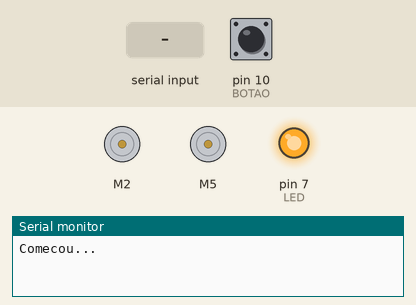
Recording of a sketch running on a simulated Arduino Uno, built with avr-gcc and run on an emulated ATmega328P. Shown: 2 × DC motor (green arrow = forward, orange = backward, longer = faster), output pins drawn as LEDs (lit = HIGH), the last lines printed to the serial monitor. The inputs (shaded band) are chosen by the test bench; at power-on: pin 10 (BOTAO) HIGH.

Above: at 1.01 s.
1.1 s: pin 10 (BOTAO) pulled LOW for 0.25 s
At 2.1 s:
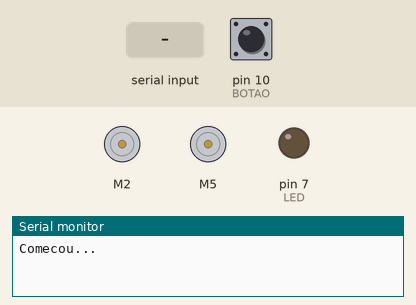
2.8 s: "1" received over the second serial link
At 3.7 s:
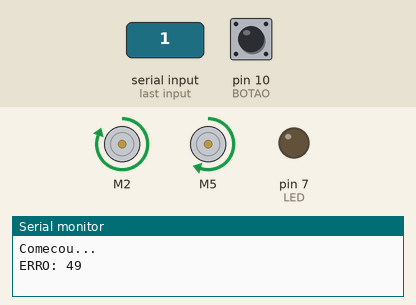
4.7 s: "0" received over the second serial link
At 6.1 s:
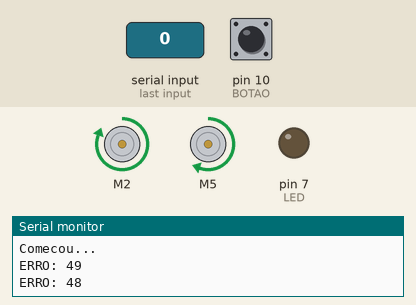
Timing chart, 0 to 7.7 s (numbered marks = the images above; inputs shaded):
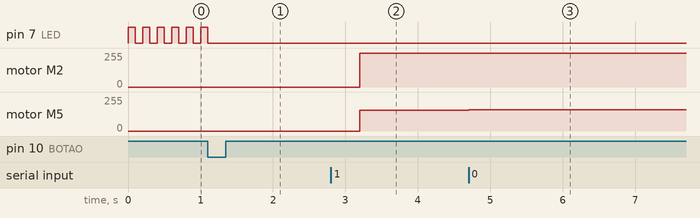

Measured:
- after the input at 1.1 s, pin 7 (LED): goes on until 1.1 s, then stays LOW
- after the input at 2.8 s, motor M2: stopped → forward 255/255 after 0.40 s; motor M5: stopped → forward 157/255 after 0.40 s
- after the input at 4.7 s, motor M5: forward 157/255 → forward 159/255 at once

The sketch:

seguidor.ino
```cpp
#include "sensorLinhaPro.h"
#include <L298N.h>

#define BOTAO 10
#define LED 7
#define APERTADO LOW
#define PINO_CONTADOR_VOLTA 4
#define MARCACOES_TOTAIS 4
#define LEITURA_LINHA_PRA_CONSIDERAR_MARCACAO 2
#define CONSIDERADO_BRANCO LOW

uint16_t contadorMarcacao = 0;
uint8_t quantidadeMarcacoes = 0;
uint8_t ledAceso = 0;

// MOTORES
 #define ESQ_T 1 // ESQUERDA TRAS
 #define ESQ_F 2 // ESQUERDA FRENTE
 #define ESQ_PWM 3 // ESQUERDA PWM
 #define DIR_T 4 // DIREITA TRAS
 #define DIR_F 5 // DIREITA FRENTE
 #define DIR_PWM 6 // DIREITA PWM

L298N motorEsq(ESQ_PWM, ESQ_F, ESQ_T);
L298N motorDir(DIR_PWM, DIR_F, DIR_T);

void inciarMotores(int velEsq, int velDir);

//algoritmo PID
int erro = 0;
float Kp = 2;//2---;4
float Kd = 0;//0---;0
int erroAnterior;
int potenciaMotorDireito;
int potenciaMotorEsquerdo;
int velocidade = 255;//255----;500

//RX-TX
SensorLinhaPro sensor;

void setup(){
	pinMode(BOTAO,INPUT_PULLUP);

	pinMode(LED,OUTPUT);
  pinMode(PINO_CONTADOR_VOLTA, INPUT);

    Serial.begin(9600); //38400
    Serial.println("Comecou...");
    sensor.begin(12,13);

    if(digitalRead(BOTAO) == APERTADO){
        while(digitalRead(BOTAO) == APERTADO){//espero desapertar
            //vou piscar o led
            digitalWrite(LED,HIGH);
            delay(200);
            digitalWrite(LED,LOW);
            delay(200);
        }

        while(digitalRead(BOTAO) != APERTADO){//espero apertar e fico piscando
            digitalWrite(LED,HIGH);
            delay(100);
            digitalWrite(LED,LOW);
            delay(100);
        }
        delay(2000);
        sensor.calibraFora();

        while(digitalRead(BOTAO) != APERTADO){//espero apertar e fico piscando
            digitalWrite(LED,HIGH);
            delay(100);
            digitalWrite(LED,LOW);
            delay(100);
        }
        delay(2000);
        sensor.calibraLinha();


    }

	//espera o botao ser apertado pra começar a correr
	while(digitalRead(BOTAO) != APERTADO){//espero apertar e fico piscando
            digitalWrite(LED,HIGH);
            delay(100);
            digitalWrite(LED,LOW);
            delay(100);
  }

  TCCR1A = 0b10100001; //clear on compare / fast pwm
  TCCR1B = 0b00001100;
  OCR1A = 0;
  //digitalWrite(MOTOR1_PINO2, LOW);
  OCR1B = 0;
  //digitalWrite(MOTOR2_PINO2, LOW);
	//pinMode(MOTOR1_PINO1_PWM, OUTPUT);
	//pinMode(MOTOR2_PINO1_PWM, OUTPUT);
	//digitalWrite(MOTOR2_PINO1_PWM , LOW);
	//digitalWrite(MOTOR2_PINO1_PWM , LOW);
  delay(2000);
	/*while(1){
    //digitalWrite(MOTOR2_PINO2, LOW);
    //digitalWrite(MOTOR2_PINO1_PWM, HIGH);
		setMotorSpeed(40,40);
		delay(3000);
		setMotorSpeed(-40,-40);
    //digitalWrite(MOTOR2_PINO2, HIGH);
    //digitalWrite(MOTOR2_PINO1_PWM, LOW);
		delay(3000);
	}*/
  /*while(1){
    Serial.println(digitalRead(PINO_CONTADOR_VOLTA));
    delay(100);
  }
  */
}

void loop(){
    if(sensor.le()){
        erro = sensor.getValor();

        Serial.print("ERRO: ");
        Serial.println(erro);

		//return;
		potenciaMotorDireito = velocidade - ((int)((erro*Kp) + Kd*(erro - erroAnterior)));
		potenciaMotorEsquerdo = velocidade + ((int)((erro*Kp) + Kd*(erro - erroAnterior)));
		erroAnterior = erro;

    /*
    uint8_t leituraDigital = digitalRead(PINO_CONTADOR_VOLTA);
      //Serial.println(leituraAnalogica);
      if(leituraDigital == CONSIDERADO_BRANCO){
        contadorMarcacao++;
      }else{
        contadorMarcacao=0;
      }
      if(contadorMarcacao == LEITURA_LINHA_PRA_CONSIDERAR_MARCACAO){
        Serial.println("detectei");
        //delay(300);
        //toma acao
        quantidadeMarcacoes++;
          if(quantidadeMarcacoes==MARCACOES_TOTAIS){
            while(1){
              setMotorSpeed(0, 0);
              digitalWrite(LED,HIGH);
              delay(200);
              digitalWrite(LED,LOW);
              delay(200);
            }
          }
        ledAceso = 200;
        digitalWrite(LED,HIGH);
      }
        ledAceso--;
        if(ledAceso <= 0){
          ledAceso = 0;
          digitalWrite(LED, LOW);
        }
        delay(1);
      */

	inciarMotores(potenciaMotorEsquerdo, potenciaMotorDireito);

	}
}

void inciarMotores(int velEsq, int velDir){

  if (velEsq>255) velEsq = 255;
  else if (velEsq<-255) velEsq = -255;

  if (velDir>255) velDir = 255;
  else if (velDir<-255) velDir = -255;

  motorEsq.setSpeed(abs(velEsq));
  motorDir.setSpeed(abs(velDir));

  if(velEsq>=0) motorEsq.forward();
  else if(velEsq<0) motorEsq.backward();

  if(velDir>=0) motorDir.forward();
  else if(velDir<0) motorDir.backward();
 /*
  if(velEsq>=0){
    if (velEsq>255) velEsq = 255;
    velEsq = map(velEsq, 0, 255, 100, 255);
    motorEsq.setSpeed(abs(velEsq));
    motorEsq.forward();
  }
  else if(velEsq<0){
    if (velEsq<-255) velEsq = -255;
    velEsq = map(velEsq, -255, 0, -255, -100);
    motorEsq.setSpeed(abs(velEsq));
    motorEsq.backward();
  }
  if(velDir>=0){
    motorDir.forward();
    if (velDir>255) velDir = 255;
    velDir = map(velDir, 0, 255, 100, 255);
    motorDir.setSpeed(abs(velDir));
    motorDir.forward();
  }
  else if(velDir<0){
    if (velDir<-255) velDir = -255;
    velDir = map(velDir, -255, 0, -255, -100);
    motorDir.setSpeed(abs(velDir));
    motorDir.backward();
  }
  /*
  Serial.print("   ");
  Serial.print(velEsq);
  Serial.print(" || ");
  Serial.println(velDir);
  */
}
```

sensorLinhaPro.cpp
```cpp
#include "arduino.h"
#include "sensorLinhaPro.h"


SensorLinhaPro::SensorLinhaPro()
{
}


SensorLinhaPro::~SensorLinhaPro()
{
    sf->end();
}


void SensorLinhaPro::begin(uint8_t receivePin, uint8_t transmitPin)
{
    //sf = new EspSoftwareSerial::UART(receivePin,transmitPin);
    //sf->begin(38400);
    #ifdef AVR
        this->sf = new SoftwareSerial(receivePin, transmitPin);
        sf->begin(38400);
    #endif
    #ifdef ESP32
        this->sf = new EspSoftwareSerial::UART();
        sf->begin(38400, SWSERIAL_8N1, receivePin, transmitPin, false);
    #endif
}
bool SensorLinhaPro::le(){
    uint8_t temp;
    if(sf->available()){
        while(sf->available()){
            temp = sf->read();
        }
    }else{
        return false;
    }
    this->valor = temp;
    return true;
}


int8_t SensorLinhaPro::getValor(){
    return this->valor;
}

void SensorLinhaPro::calibraFora(){
    sf->write("FFF",3);
    delay(2000);
}

void SensorLinhaPro::calibraLinha(){
    sf->write("WWW",3);
    delay(8000);
}
void SensorLinhaPro::testeSensor(){
    sf->write("TTT", 3);
}

void SensorLinhaPro::alteraModo(uint8_t tipo){
    switch(tipo){
        case 1:
            sf->write("111", 3);
        break;
        case 2:
            sf->write("222",3);
        break;
    }
}

void SensorLinhaPro::alteraTaxaAtualizacao(uint8_t taxaAtualizacao){
    switch(taxaAtualizacao){
        case 1:
            sf->write("fff",3);
        break;
        case 2:
            sf->write("ggg",3);
        break;
        case 3:
            sf->write("iii",3);
        break;
    }
}
```

sensorLinhaPro.h
```cpp
#ifndef SensorLinhaPro_h
#define SensorLinhaPro_h
#include <SoftwareSerial.h>
/******************************************************************************
* Definitions
******************************************************************************/
class SensorLinhaPro{
private:
    SoftwareSerial *sf;
    int8_t valor;
public:
    static const uint8_t PROCESSADO = 1;
    static const uint8_t RAW = 2;

    static const uint8_t BAIXA = 1;
    static const uint8_t MEDIA = 2;
    static const uint8_t ALTA = 3;

	// public methods
    SensorLinhaPro();
    ~SensorLinhaPro();
    //size_t write(uint8_t byte);
    bool le();
    int8_t getValor();
    void begin(uint8_t receivePin, uint8_t transmitPin);
    void calibraFora();
    void calibraLinha();
    void testeSensor();
    void alteraModo(uint8_t tipo);
    void alteraTaxaAtualizacao(uint8_t);


};

#endif
```
